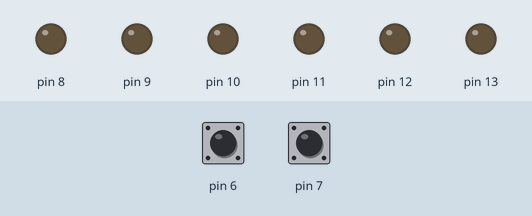
Recording of a sketch running on a simulated Arduino Uno, built with avr-gcc and run on an emulated ATmega328P. Shown: output pins drawn as LEDs (lit = HIGH). The test bench sets the inputs (shaded band); at power-on: pin 6 LOW, pin 7 LOW. What the sketch prints to the serial monitor is not drawn.

Above: at 1.2 s.
1.3 s: pin 6 pulled HIGH for 1 s
At 1.42 s:
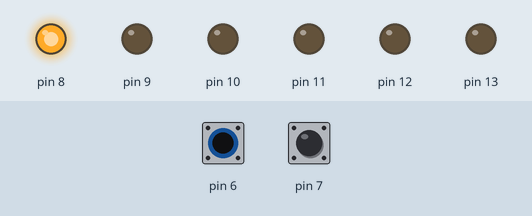
4.3 s: pin 6 pulled HIGH for 1 s
At 5.9 s:
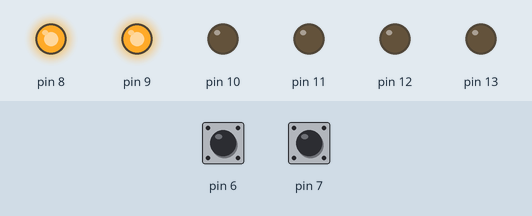
7.3 s: pin 7 pulled HIGH for 3.2 s
At 9.12 s:
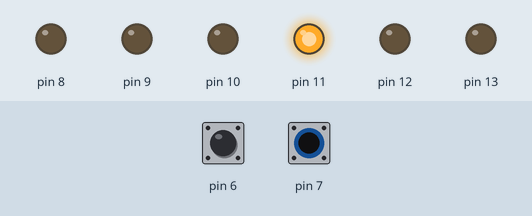
12.0 s: pin 7 pulled HIGH for 0.15 s
At 12.4 s:
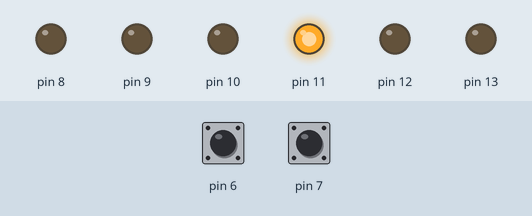
13.6 s: pin 6 pulled HIGH for 0.15 s
At 14.3 s:
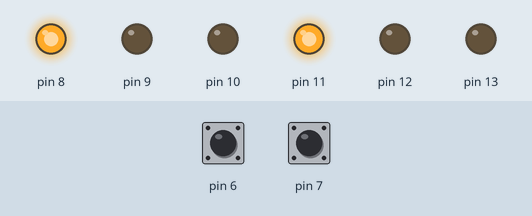
15.2 s: pin 7 pulled HIGH for 1 s
At 15.27 s:
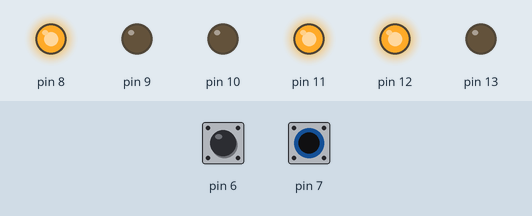
Timing chart, 0 to 19.2 s (numbered marks = the images above; inputs shaded):
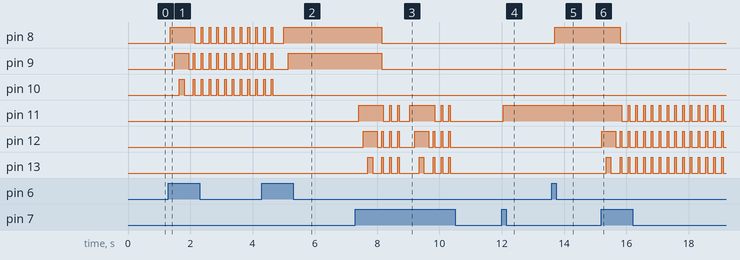

The sketch:

game1.ino
```cpp
int c=0;
int s=0;
void setup() {
pinMode(6,INPUT);//input pin switch_1
pinMode(7,INPUT);//input pin switch_2
pinMode(8,OUTPUT);//output pin led_1
pinMode(9,OUTPUT);//output pin led_2
pinMode(10,OUTPUT);//output pin led_3
pinMode(11,OUTPUT);//output pin led_4
pinMode(12,OUTPUT);//output pin led _5
pinMode(13,OUTPUT);//output pin led_6
Serial.begin(9600);//start serial communication
}

void loop() {
  if(c==8||s==8)
  {s=0;c=0;}
else  if(digitalRead(6)==HIGH)
  {c++;}else if(digitalRead(7)==HIGH)
{s++;}
if(c!=0)
 switch(c)
{case 1:{digitalWrite(8,HIGH);break;}//high led_8 when switch_1 pressed 1 time
case 2:{digitalWrite(9,HIGH);break;}//high led_9 when switch_1 pressed 2 times
case 3:{digitalWrite(10,HIGH);break;}//high led_10 when switch_1 pressed 3 times
case 4:{digitalWrite(10,LOW);break;}//low led_10 when switch_1 pressed 4times
case 5:{digitalWrite(9,LOW);break;}//low led_9 when switch_1 pressed 5 times

default :{ s=0;
   digitalWrite(11,LOW);
    digitalWrite(12,LOW);
     digitalWrite(13,LOW);
  Serial.print ("Left thumb Wins");
        digitalWrite(8,HIGH);
        digitalWrite(9,HIGH);
      digitalWrite(10,HIGH);
    delay(50);
    digitalWrite(8,LOW);
  digitalWrite(9,LOW);
  digitalWrite(10,LOW);
    delay(50);
}
}
if(s!=0)
switch(s)
{case 1:{digitalWrite(11,HIGH);break;}//high 11 when switch_2 pressed 1 time
case 2:{digitalWrite(12,HIGH);break;}//high 12 when switch_2 pressed 2 times
case 3:{digitalWrite(13,HIGH);break;}//high 13 when switch_2 pressed 3 times
case 4:{digitalWrite(13,LOW);break;}//low 13 when switch_2 pressed 4 times
case 5:{digitalWrite(12,LOW);break;}//low 12 when switch_2 pressed 5 times
default:{c=0;
   digitalWrite(8,LOW);
    digitalWrite(9,LOW);
     digitalWrite(10,LOW);
  Serial.print("Right Thumb Wins");
  digitalWrite(11,HIGH);
        digitalWrite(12,HIGH);
      digitalWrite(13,HIGH);
    delay(50);
    digitalWrite(11,LOW);
  digitalWrite(12,LOW);
  digitalWrite(13,LOW);
    delay(50);
}
}
delay(150);
}
```

Measured:
- after the input at 1.3 s, pin 8: LOW → HIGH after 0.05 s, then repeats every 0.25 s: LOW 0.20 s, HIGH 0.05 s; pin 9: goes HIGH 0.45 s, LOW 0.15 s, 8 × (HIGH 0.05 s, LOW 0.20 s), HIGH 0.05 s, then LOW, starting after 0.20 s; pin 10: goes HIGH 0.15 s, LOW 0.30 s, 8 × (HIGH 0.05 s, LOW 0.20 s), HIGH 0.05 s, then LOW, starting after 0.35 s
- after the input at 4.3 s, pin 10: goes on until 4.7 s, then stays LOW
- after the input at 7.3 s, pin 8, pin 9: HIGH → LOW after 0.85 s
- after the input at 12.0 s, pin 11: LOW → HIGH after 0.05 s
- after the input at 13.6 s, pin 8: LOW → HIGH after 0.10 s
- after the input at 15.2 s, pin 8: HIGH → LOW after 0.60 s; pin 11: alternates HIGH for 0.05 s and LOW for 0.20 s, starting after 0.66 s
